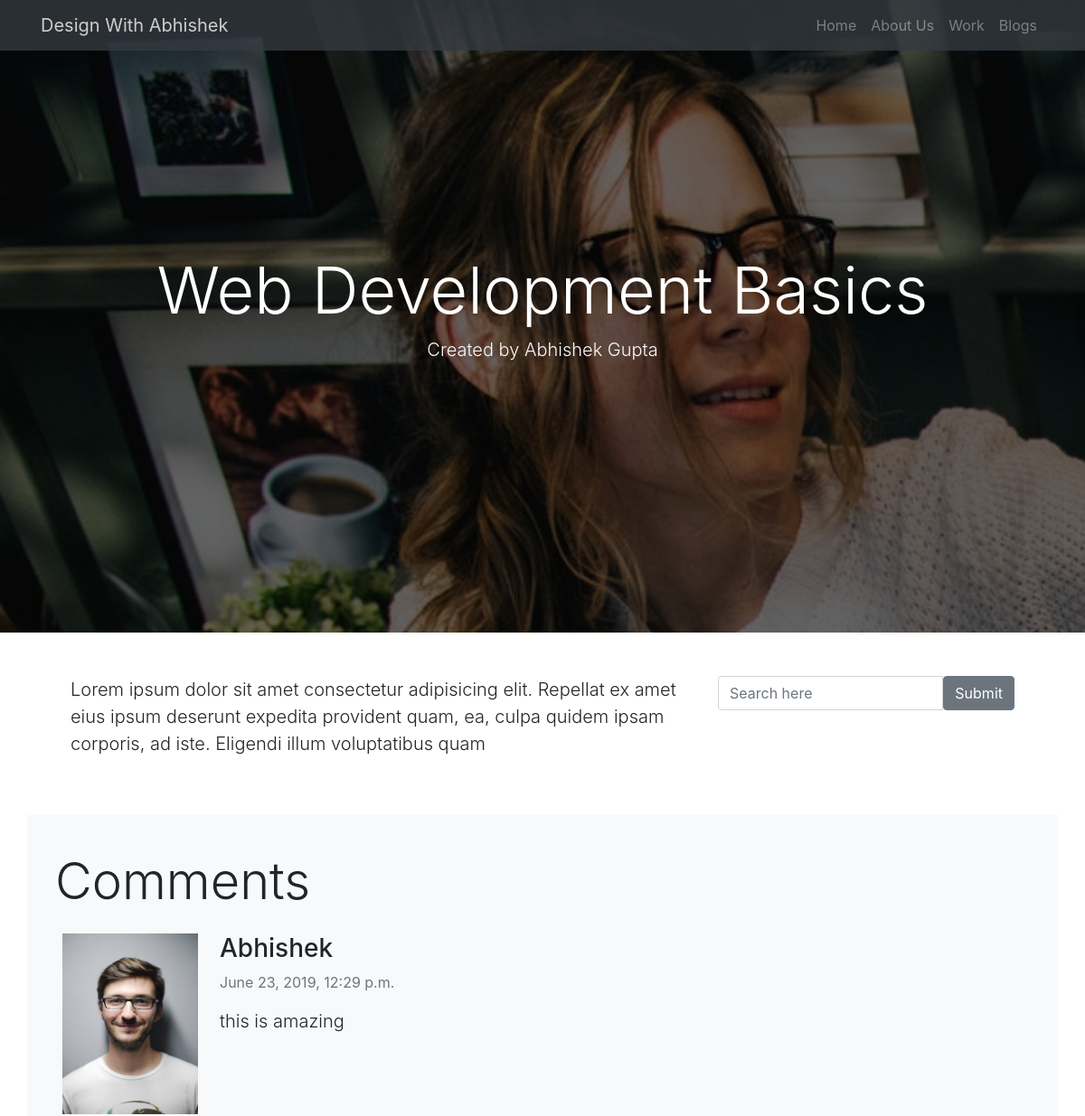
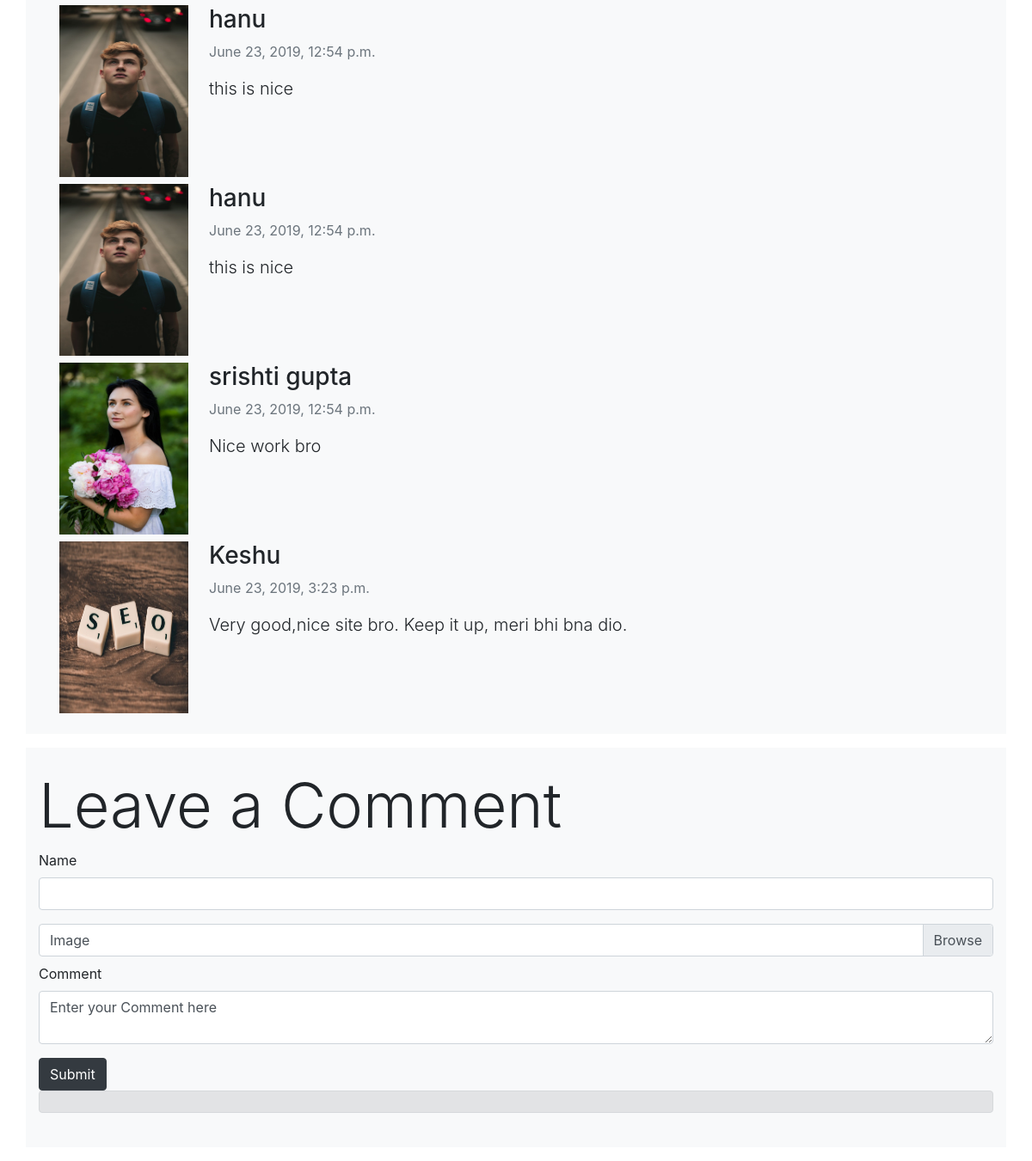
The page /blog/1 on the database its author committed (2 pictures, top to bottom).
### blog/models.py (models this page shows, shortened)
class Post(models.Model):
    title=models.CharField(max_length=50)
    author=models.CharField(max_length=50)
    created=models.DateTimeField(timezone.now())
    content=models.TextField()
    image=models.ImageField(upload_to='post')

class Comments(models.Model):
    post=models.ForeignKey(Post,on_delete=models.CASCADE)
    name=models.CharField(max_length=50)
    content=models.TextField()
    created=models.DateTimeField(timezone.now(),default=timezone.now())
    images=models.ImageField(upload_to='user')

### blog/views.py (the view)
# urls.py: path('<int:num>',blog_detail,name='blog_detail')
def blog_detail(request,num):
    blog_detail=Post.objects.get(id=num)
    comments_list=Comments.objects.filter(post=blog_detail)
    context={
        'blog_detail':blog_detail,
        'comments':comments_list
    }
    if request.method == 'POST':
        newform=CommentForm(request.POST,request.FILES)
        if newform.is_valid():
            new_comment=newform.save(commit=False)
            new_comment.post=blog_detail
            new_comment.save()
            messages.success(request,'Thanks for your feedback')
            return render(request, 'blog/blog_details.html', context)
        else:
            messages.success(request,('There is a problem please try again '))
            return render(request, 'blog/blog_details.html', context)
    else:
        return render(request, 'blog/blog_details.html', context)

### blog/templates/blog/blog_details.html (shortened to what this page needs)
<!DOCTYPE html>
{% load static %}
<html lang="en">
  <head>
    <link
      rel="stylesheet"
      href="https://stackpath.bootstrapcdn.com/font-awesome/4.7.0/css/font-awesome.min.css"
    />
    <link
      rel="stylesheet"
      href="https://stackpath.bootstrapcdn.com/bootstrap/4.3.1/css/bootstrap.min.css"
    />
    <link rel="stylesheet" href="{% static 'static_files/css/styles.css' %}" />
  </head>
  <body>
    <nav class="navbar navbar-dark bg-dark navbar-expand-sm fixed-top">
      <div class="container">
        <a href="#" class="navbar-brand">Design With Abhishek</a>
        <div class="navbar-collapse collapse" id="mynavbar">
          <ul class="navbar-nav ml-auto">
            <li class="nav-item">
              <a href="" class="nav-link">Home</a>
            </li>
            <li class="nav-item">
              <a href="" class="nav-link">About Us</a>
            </li>
            <li class="nav-item">
              <a href="" class="nav-link">Work</a>
            </li>
            <li class="nav-item">
              <a href="" class="nav-link">Blogs</a>
            </li>
          </ul>
        </div>
      </div>
    </nav>
    <div id="main-section">
      <div class="section-overlay">
        <div class="main-section-inner py-5 container align-items-center">
          <div
            class="row p-5 align-items-center text-center"
            style="height:600px"
          >
            <div class="col-12 ">
              <h1 class="display-3 text-white">{{blog_detail.title}}</h1>
              <p class="lead text-light">Created by {{blog_detail.author}}</p>
            </div>
          </div>
        </div>
      </div>
    </div>
    <section class="blog-content">
      <div class="container p-5">
        <div class="row">
          <div class="col-md-8">
            <p class="lead">
             {{blog_detail.content}}
            </p>
          </div>
          <div class="col-md-4">
            <form action="{% url 'blog:blog_list' %}">
              <div class="input-group">
                <input type="search" class="form-control" name="q" placeholder="Search here">
                <input type="submit" class="btn btn-secondary">
              </div>
            </form>
          </div>
        </div>
      </div>
    </section>
    <section class="comment-section">
      <div class="container bg-light">
        <div class="row p-3">
          <div class="col">
            <h3 class="display-4 my-4">Comments</h3>
              {% for comment in comments %}
            <div class="media m-2">
              <img
                src="{{comment.images.url}}"
                width="150px"
                height="200px"
              />
              <div class="media-body ml-4">
                <h3 class="display-5">{{comment.name}}</h3>
                  <p class="text-muted">{{comment.created}}</p>
                <p class="lead">
                  {{comment.content}}
                </p>
              </div>
            </div>
              {% endfor %}
          </div>
        </div>
        </div>
      <div class="container bg-light py-4 my-3">
        <div class="row">
          <div class="col">
            <h1 class="display-3">Leave a Comment</h1>
            <form action="{% url 'blog:blog_detail' blog_detail.id %}"  enctype='multipart/form-data' method="POST">
                <div class="form-group">
              <label for="name">Name</label>
              <input type="text" class="form-control" name="name">
            </div>
            <div class="custom-file">
              <label for="image" class="custom-file-label">Image</label>
            </div>
              <div class="form-group mt-2">
               <label for="content">Comment</label>
               <textarea class="form-control" name="content" >Enter your Comment here</textarea>
              </div>
              <button class="btn btn-dark" type="submit" >Submit</button>
            </form>
              <div class="alert alert-secondary">
              </div>
          </div>
      </div>
      </div>
    </section>
  </body>
</html>

### static/static_files/css/styles.css (style rules this page uses)
body { padding: 0; margin: 0; width: 100%; }
#main-section { background: url(../img/adult-cheerful-coffee-1083623.jpg); background-size: cover; min-height: 700px; background-attachment: fixed; background-repeat: no-repeat; }
.navbar { opacity: 0.8; }
#main-section .section-overlay { position: absolute; top: 0; left: 0; width: 100%; background-color: rgba(0, 0, 0, 0.6); min-height: 700px; }

### rows shown on the page
Post: title "Web Development Basics", author "Abhishek Gupta", content "Lorem ipsum dolor sit amet consectetur adipisicing elit. Repellat ex amet eius ipsum deserunt expedita provident quam, ea, culpa quidem ipsam corporis, ad iste. Eligendi illum voluptatibus quam"
Comments: images (picture), name "Abhishek", created "June 23, 2019, 12:29 p.m.", content "this is amazing"
Comments: images (picture), name "hanu", created "June 23, 2019, 12:54 p.m.", content "this is nice"
Comments: images (picture), name "hanu", created "June 23, 2019, 12:54 p.m.", content "this is nice"
Comments: images (picture), name "srishti gupta", created "June 23, 2019, 12:54 p.m.", content "Nice work bro"
Comments: images (picture), name "Keshu", created "June 23, 2019, 3:23 p.m.", content "Very good,nice site bro. Keep it up, meri bhi bna dio."
